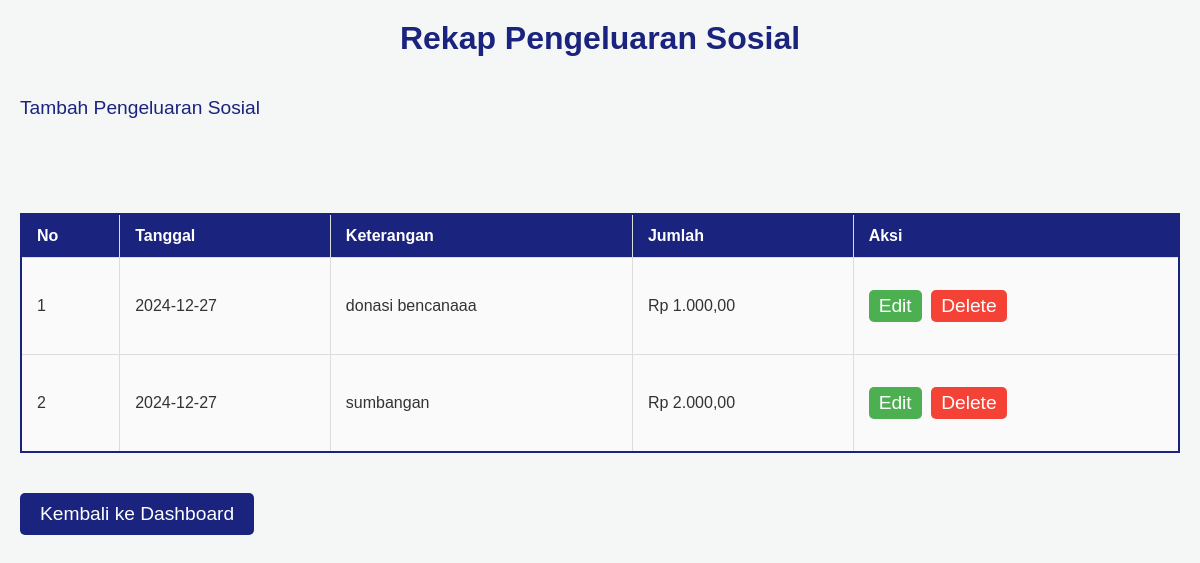
/pengeluaran_sosial.php, run on the app's committed database.
### tables this page shows
CREATE TABLE `kas_sosial` (
  `id_ks` int(11) NOT NULL,
  `tgl_ks` date NOT NULL,
  `keterangan_ks` varchar(200) NOT NULL,
  `masuk` decimal(15,2) DEFAULT 0.00,
  `keluar` decimal(15,2) DEFAULT 0.00,
  `jenis` enum('Masuk','Keluar') NOT NULL,
  `created_at` timestamp NOT NULL DEFAULT current_timestamp(),
  `updated_at` timestamp NOT NULL DEFAULT current_timestamp() ON UPDATE current_timestamp()
);

### pengeluaran_sosial.php (the view, shortened to what this page needs)
<?php
include 'koneksi.php';
$query = "SELECT * FROM kas_sosial WHERE jenis = 'Keluar' ORDER BY tgl_ks DESC";
$result = mysqli_query($conn, $query);
?>
<!DOCTYPE html>
<html lang="en">
<head>
    <link rel="stylesheet" href="tabel.css">
</head>
<body>
    <h1>Rekap Pengeluaran Sosial</h1>
    <a href="update_pengeluaransosial.php" class="tambah-pengeluaran">Tambah Pengeluaran Sosial</a><br><br>
    </a><br><br>
    <table>
        <thead>
            <tr>
                <th>No</th>
                <th>Tanggal</th>
                <th>Keterangan</th>
                <th>Jumlah</th>
                <th>Aksi</th>
            </tr>
        </thead>
        <tbody>
            <?php
            $no = 1;
            while ($row = mysqli_fetch_assoc($result)) {
                echo "<tr>";
                echo "<td>" . $no++ . "</td>";
                echo "<td>" . $row['tgl_ks'] . "</td>";
                echo "<td>" . $row['keterangan_ks'] . "</td>";
                echo "<td>Rp " . number_format($row['keluar'], 2, ',', '.') . "</td>";
                echo "<td class='action-buttons'>
                        <a href='edit_pengeluaransosial.php?id=" . $row['id_ks'] . "' class='edit'>Edit</a>
                        <a href='delete_pengeluaransosial.php?id=" . $row['id_ks'] . "' class='delete' onclick='return confirm(\"Hapus data ini?\")'>Delete</a>
                        </td>";
                echo "</tr>";
            }
            ?>
        </tbody>
    </table>
    <a href="dashboard.php">
    <button>Kembali ke Dashboard</button>
</body>
</html>

### tabel.css (style rules this page uses)
* { margin: 0; padding: 0; box-sizing: border-box; }
body { font-family: 'Arial', sans-serif; background-color: #f4f7f6; color: #333; margin: 0; padding: 20px; }
h1 { font-size: 2em; color: #1A237E; text-align: center; margin-bottom: 20px; }
table { width: 100%; border-collapse: collapse; margin-top: 20px; border: 2px solid #1A237E; }
th, td { padding: 12px 15px; text-align: left; border: 1px solid #ddd; }
th { background-color: #1A237E; color: #fff; }
td { background-color: #fafafa; }
.action-buttons a { text-decoration: none; padding: 5px 10px; border-radius: 5px; margin-right: 5px; }
.edit { background-color: #4CAF50; color: white; }
.delete { background-color: #f44336; color: white; }
button { background-color: #1A237E; color: white; padding: 10px 20px; border: none; border-radius: 5px; cursor: pointer; font-size: 1em; }
a { text-decoration: none; font-size: 1.2em; color: #1A237E; }
button, a { display: inline-block; margin: 20px auto; text-align: center; }

### data on the page
kas_sosial: tgl_ks "2024-12-27", keterangan_ks "donasi bencanaaa", keluar "1.000,00"
kas_sosial: tgl_ks "2024-12-27", keterangan_ks "sumbangan", keluar "2.000,00"
